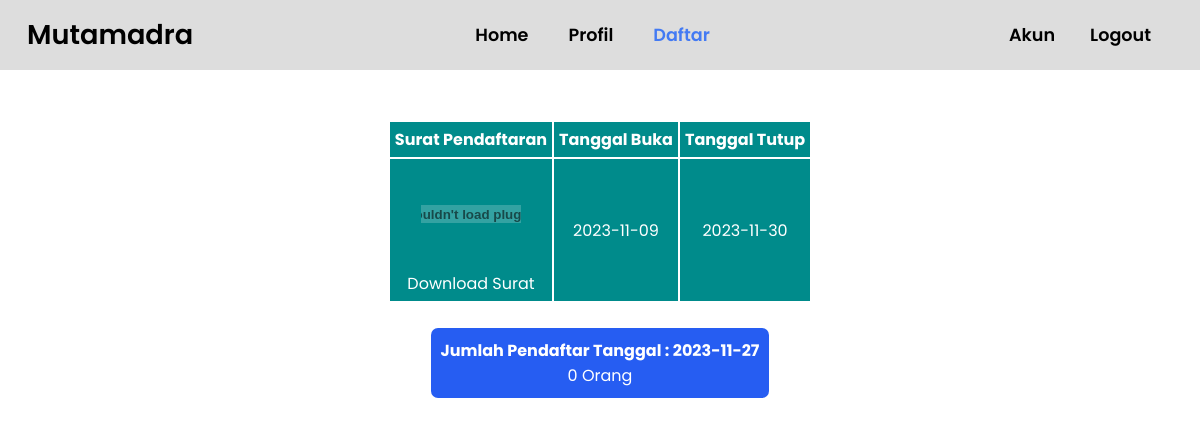
The app's page /sekolah/daftar-sekolah.php (signed in), older data.
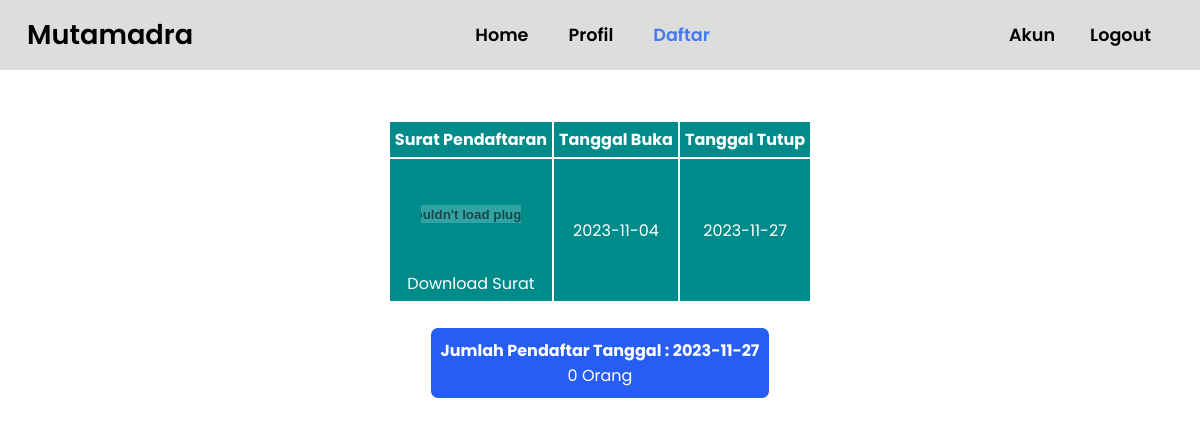
The same page, newer data.
### tables this page shows
CREATE TABLE `daftar_sekolah` (
  `id` int(11) NOT NULL,
  `id_sekolah` int(11) NOT NULL,
  `surat_registrasi` varchar(250) NOT NULL,
  `tgl_buka` date NOT NULL,
  `tgl_tutup` date NOT NULL
);

### sekolah/daftar-sekolah.php (the view, shortened to what this page needs)
<?php
  require_once "../config/config.php";
  if(isset($_SESSION['npsnSekolah']) && isset($_SESSION['idSekolah'])) {
    $id = $_SESSION['idSekolah'];
?>
<!DOCTYPE html>
<html lang="en">
    <head>
        <link href="https://cdn.jsdelivr.net/npm/remixicon@3.5.0/fonts/remixicon.css" rel="stylesheet">
        <link rel="stylesheet" href="https://unpkg.com/boxicons@latest/css/boxicons.min.css">
        <link rel="stylesheet" href="https://unicons.iconscout.com/release/v4.0.0/css/line.css">
        <link rel="stylesheet" type="text/css" href="assets/css/style-form.css">
    </head>
    <body>
        <header>
            <a href="home.php" class="logo">
                <i class="ri-home-7-fill"></i><span>Mutamadra</span>
            </a>
            <ul class="navbar">
                <li><a href="home.php">Home</a></li>
                <li><a href="profil.php">Profil</a></li>
                <li><a href="daftar-sekolah.php" class="active">Daftar</a></li>
            </ul>
            <div class="main">
                <a href="akun.php" class="user"><i class="ri-user-fill"></i>Akun</a>
                <a href="../auth/Login-Sekolah/logout.php" class="user">Logout</a>
            </div>
        </header>
        <div class="main-content">
            <?php
                $queryUtama = mysqli_query($con, "SELECT * FROM daftar_sekolah WHERE id_sekolah = '$id'");
                $utama = mysqli_fetch_array($queryUtama);
                $date = date('Y-m-d');
                if(!isset($utama['id_sekolah']) || $utama['id_sekolah'] != $id){
                    $querySekolah = mysqli_query($con, "SELECT * FROM sekolah WHERE id = '$id'");
                    $sekolah = mysqli_fetch_array($querySekolah);
                    if(!empty($sekolah['nama_sekolah']) && !empty($sekolah['alamat']) && !empty($sekolah['kab_kota']) && !empty($sekolah['kecamatan']) && !empty($sekolah['jenjang']) && !empty($sekolah['surat_sekolah'])){
            ?>
                        <div class="container">
                            <h3>Daftar (Sekolah)</h3>
                            <?php
                                if(isset($_POST['kirim'])){
                                    $tgl_buka = $_POST['tgl_buka'];
                                    $tgl_tutup = $_POST['tgl_tutup'];
                                    $dirSurat = "assets/file/";
                                    $surat_file = $_FILES['surat_registrasi']['name'];
                                    $surat_extension = pathinfo($surat_file, PATHINFO_EXTENSION);
                                    if ($surat_extension == 'pdf') {
                                        $encrypted_surat = md5(uniqid()).".".$surat_extension;
                                        $surat_registrasi = $encrypted_surat;
                                        $temp_surat = $_FILES['surat_registrasi']['tmp_name'];
                                        move_uploaded_file($temp_surat, $dirSurat . $surat_registrasi);
                                    } else{
                                        echo "<script>
                                        alert('Hanya File PDF Saja');</script>";
                                    }
                                    mysqli_query($con, "INSERT INTO daftar_sekolah (id_sekolah, surat_registrasi, tgl_buka, tgl_tutup) VALUES ('$id', '$surat_registrasi', '$tgl_buka', '$tgl_tutup')") or die(mysqli_error($con));
                                    echo "<script>alert('Pendaftaran Berhasil');
                                    window.location='home.php';
                                    </script>";
                                }
                            ?>
                            <form method="POST" action="" enctype="multipart/form-data">
                                <div class="form first">
                                    <div class="details personal">
                                        <span class="title">Daftar Sekolah</span>
                                        <div class="fields">
                                            <div class="input-field">
                                                <label for="tgl_buka">Tanggal Buka</label>
                                                <input type="Date" id="tgl_buka" name="tgl_buka" required>
                                            </div>
                                            <div class="input-field">
                                                <label for="tgl_tutup">Tanggal Tutup</label>
                                                <input type="Date" id="tgl_tutup" name="tgl_tutup" required>
                                            </div>
                                            <div class="input-field">
                                                <label for="surat_registrasi">Surat Penerimaan Siswa</label>
                                                <input type="file" id="surat_registrasi" name="surat_registrasi" accept=".pdf" required>
                                            </div>
                                        </div>
                                    </div>
                                    <div class="details ID">
                                        <button class="sumbit" type="submit" name="kirim">
                                            <span class="btnText">Submit</span>
                                            <i class="uil uil-navigator"></i>
                                        </button>
                                    </div>
                                </div>
                            </form>
                        </div>
                        <script>
                            var tanggalBukaInput = document.getElementById('tgl_buka');
                            var tanggalTutupInput = document.getElementById('tgl_tutup');
                            tanggalTutupInput.disabled = true;
                            tanggalBukaInput.addEventListener('change', function() {
                                tanggalTutupInput.disabled = false;
                                var tanggalBuka = new Date(this.value);
                                var tanggalTutup = new Date(tanggalTutupInput.value);
                                var options = tanggalTutupInput.querySelectorAll('option');
                                for (var i = 0; i < options.length; i++) {
                                    var optionDate = new Date(options[i].value);
                                    if (optionDate <= tanggalBuka) {
                                        options[i].disabled = true;
                                    } else {
                                        options[i].disabled = false;
                                    }
                                }
                                tanggalTutupInput.setAttribute('min', this.value);
                                if (tanggalTutup <= tanggalBuka) {
                                    tanggalTutupInput.value = this.value;
                                }
                            });
                        </script>
            <?php
                    } else{
            ?>
                        <div class="not-complited">
                            <p>Lengkapi Terlebih Dahulu <a href="akun.php">Biodata</a> Kamu</p>
                        </div>
            <?php
                    }
                } else{
                    $querySupport = mysqli_query($con, "SELECT * FROM daftar_sekolah WHERE id_sekolah = '$id'");
                    $support = mysqli_fetch_array($querySupport);
                    $tutup = $support['tgl_tutup'];
                    if($date > $tutup){
                        $directory = "assets/file/";
                        unlink($directory.$support['surat_registrasi']);
                        mysqli_query($con, "DELETE FROM daftar_sekolah WHERE id_sekolah = '$id'");
                    } else{
            ?>
                        <div class="second-main">
                            <table id="riwayat">
                                <thead>
                                    <tr>
                                        <th>Surat Pendaftaran</th>
                                        <th>Tanggal Buka</th>
                                        <th>Tanggal Tutup</th>
                                    </tr>
                                </thead>
                                <tbody>
                                    <?php
                                        $query_riwayat = "SELECT * FROM daftar_sekolah WHERE id_sekolah = '$id'";
                                        $sql_riwayat = mysqli_query($con, $query_riwayat) or die (mysqli_error($con));
                                        if(mysqli_num_rows($sql_riwayat) > 0){
                                            while($riwayat = mysqli_fetch_array($sql_riwayat)){
                                    ?>
                                                <tr>
                                                    <td><embed src="assets/file/<?=$riwayat['surat_registrasi']?>" width="100" height="100" alt="Surat Daftar"><br><a href="assets/file/<?=$riwayat['surat_registrasi']?>" type="application/pdf" target="_blank">Download Surat</a></td>
                                                    <td><?=$riwayat['tgl_buka']?></td>
                                                    <td><?=$riwayat['tgl_tutup']?></td>
                                                </tr>
                                    <?php
                                            }
                                        } else{
                                            echo "<tr><td colspan=\"4\" align=\"center\">Data Tidak Ditemukan</td></tr>";
                                        }
                                    ?>
                                </tbody>
                            </table>
                            <br>
                            <div class="sum-daftar">
                                <h4>Jumlah Pendaftar Tanggal : <span><?=$date?></span></h4>
                                <?php
                                    $siswa = "SELECT COUNT(*) AS jumlah_pendaftar FROM daftar_siswa WHERE id_sekolah = '$id'";
                                    $jml_daftar = mysqli_query($con, $siswa) or die (mysqli_error($con));
                                    if($jml_daftar){
                                        $data = mysqli_fetch_assoc($jml_daftar);
                                        $total = $data['jumlah_pendaftar'];
                                    } else{
                                        $totalw = 0;
                                    }
                                ?>
                                <div>
                                    <p><?=$total?> Orang</p>
                                </div>
                            </div>
                        </div>
            <?php
                    }
                }
            ?>
        </div>
    </body>
</html>
<?php
  } else{
      echo "<script>window.location='../auth/Login-Sekolah/login.php';</script>";
  }
?>

### sekolah/assets/css/style-form.css (style rules this page uses)
:root { --white: #fff; --black: #000000; --bg: #383838; --brown: #dddddd; --filter: #eeeeee; --first: rgb(88, 185, 50); --second: rgb(6, 80, 241); --hover-first: rgb(112, 252, 57); --hover-second: rgb(67, 122, 243); }
* { padding: 0; margin: 0; box-sizing: border-box; font-family: 'Poppins', sans-serif; text-decoration: none; list-style: none; }
body { color: var(--white); display: flex; align-items: center; justify-content: center; flex-direction: column; }
.main-content { display: flex; justify-content: center; align-items: center; margin-top: 10%; }
.second-main { display: flex; justify-content: center; align-items: center; flex-direction: column; }
header { position: fixed; width: 100%; top: 0; right: 0; z-index: 1000; display: flex; align-items: center; justify-content: space-between; background: var(--brown); padding: 15px 12%; transition: all .50s ease; }
.logo { display: flex; align-items: center; transition: all .50s ease; }
.logo span { color: var(--black); font-size: 1.7rem; font-weight: 600; }
.navbar { display: flex; }
.navbar a { color: var(--black); font-size: 1.1rem; font-weight: 600; padding: 5px 0; margin: 0 30px; transition: all .50s ease; }
.navbar a.active { color: var(--hover-second); }
.main { display: flex; align-items: center; }
.main a { margin-right: 25px; margin-left: 10px; color: var(--black); font-size: 1.1rem; font-weight: 600; transition: all.50s ease; }
.user { display: flex; align-items: center; }
@media (max-width: 1280px) { header { padding: 14px 2%; transition: .2s; } }
@media (max-width: 1280px) { .navbar a { padding: 5px 0; margin: 0px 20px; } }
#riwayat { border: 0; color: white; width: 100%; }
#riwayat th, #riwayat td { background: darkcyan; padding: 5px; text-align: center; text-decoration: none; }
#riwayat td a { color: white; }
.sum-daftar { background: #265df2; display: flex; flex-direction: column; justify-content: center; align-items: center; color: white; padding: 10px; border-radius: 7px; }

Row changes from the older to the newer data that the page shows:
removed daftar_sekolah: tgl_buka "2023-11-09", tgl_tutup "2023-11-30"
added daftar_sekolah: tgl_buka "2023-11-04", tgl_tutup "2023-11-27"
